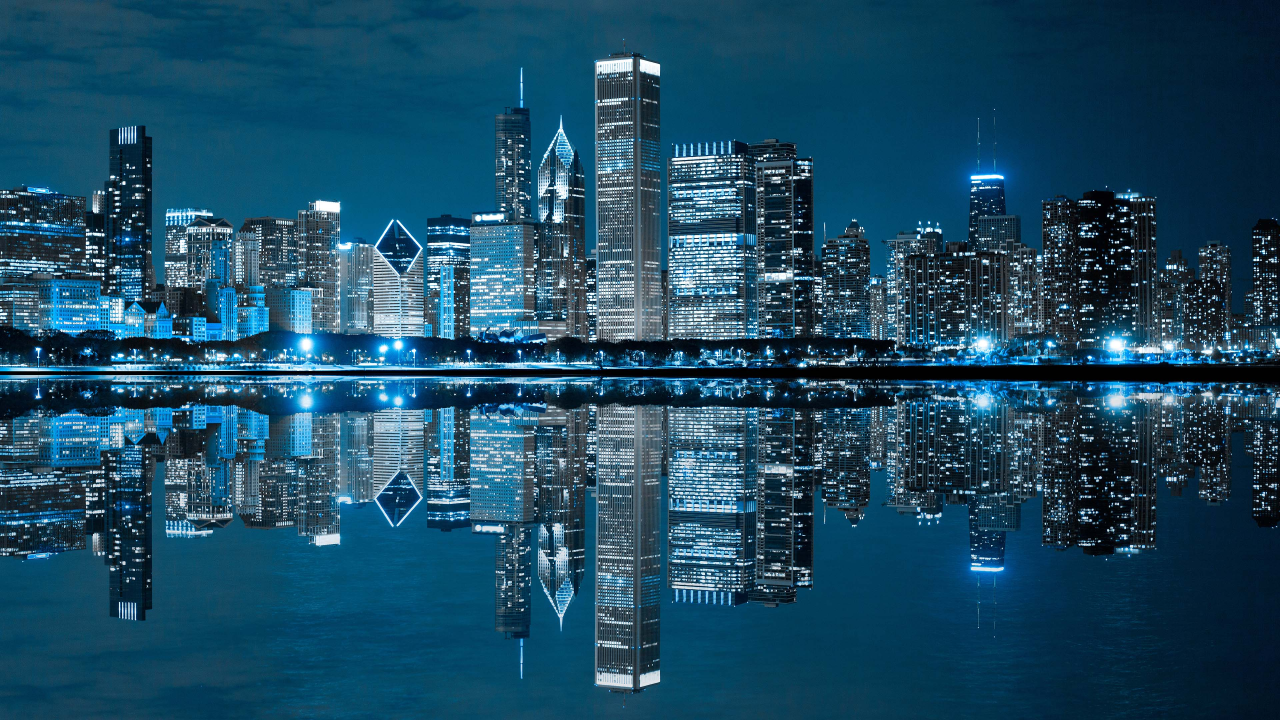
#> input picture Basic/ab.jpg, 3840 x 2160 px (shown at 1/3 size)
$ python bitwise.py
#> lines starting #> are read from the running program, lines starting #| are printed output that depends on the picture; after the words box and inside, x2 and y2 are one past the last pixel; in counts of white or black regions, pixels touching at a corner belong together
import cv2
import numpy as np

# Load two images
image1 = cv2.imread('ab.jpg')  # Ensure both images are the same size
#> image1 is the input picture: shape (2160, 3840, 3); mean B, G, R 99.4, 74.6, 27.9
image2 = cv2.imread('abs.jpg')
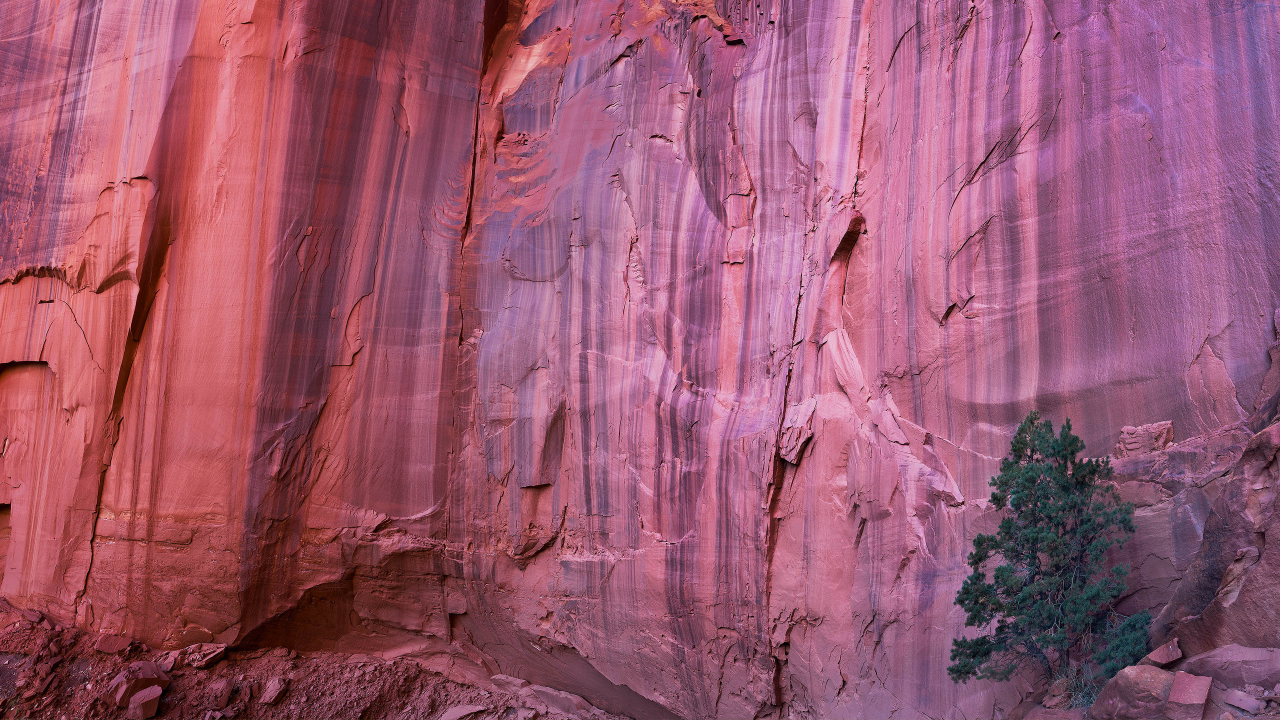
#> input picture Basic/abs.jpg, 3840 x 2160 px (shown at 1/3 size)
#> image2 is the input picture: shape (2160, 3840, 3); mean B, G, R 110.7, 87.2, 153.5

# Resize images to the same size for the bitwise operations
image1 = cv2.resize(image1, (600, 400))
#> image1: shape (400, 600, 3)
image2 = cv2.resize(image2, (600, 400))
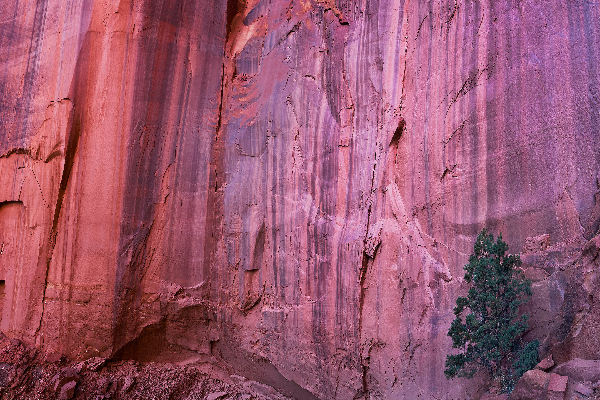
#> image2: shape (400, 600, 3); mean B, G, R 110.6, 87.1, 153.4

# Create a mask (example: a white rectangle in a black image)
mask = np.zeros(image1.shape, dtype=np.uint8)
cv2.rectangle(mask, (150, 100), (450, 300), (255, 255, 255), -1)  # White rectangle mask
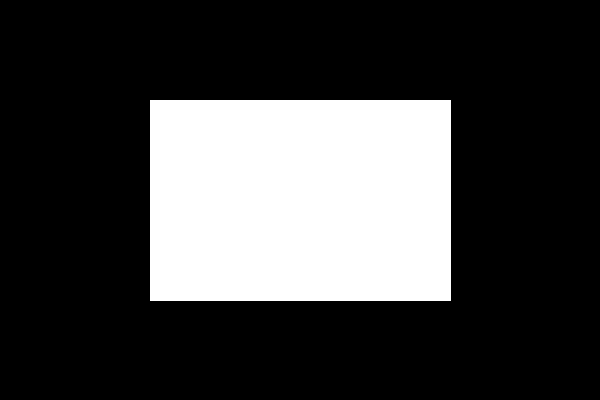
#> mask: shape (400, 600, 3); 25.2% white; 1 white region, box (x1, y1, x2, y2) and area: (150, 100, 451, 301) 60501

# Perform bitwise AND
bitwise_and = cv2.bitwise_and(image1, image2)
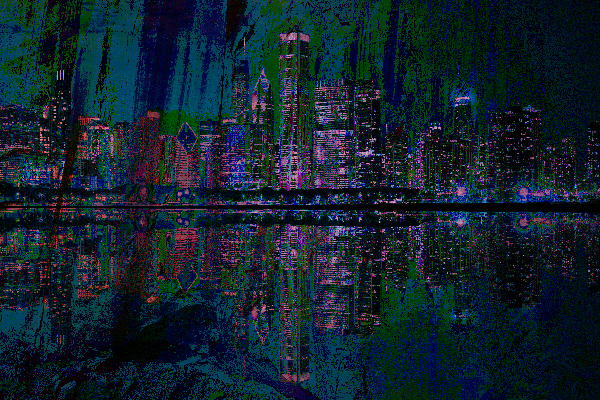
#> bitwise_and: shape (400, 600, 3); mean B, G, R 44.6, 34.4, 15.9

# Perform bitwise OR
bitwise_or = cv2.bitwise_or(image1, image2)
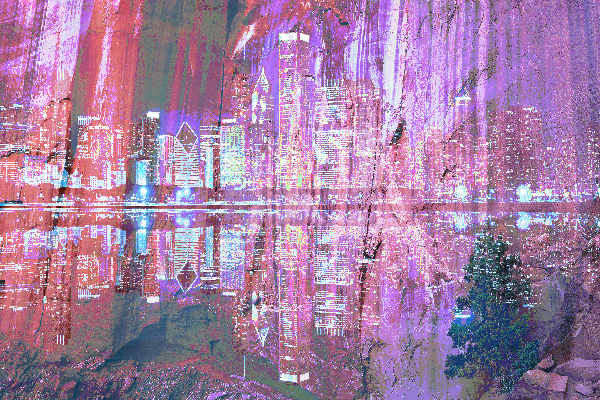
#> bitwise_or: shape (400, 600, 3); mean B, G, R 165.4, 127.4, 165.4

# Perform bitwise NOT on image1
bitwise_not = cv2.bitwise_not(image1)
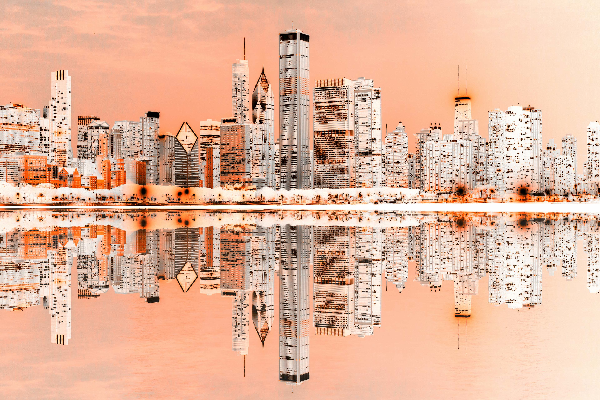
#> bitwise_not: shape (400, 600, 3); mean B, G, R 155.6, 180.4, 227.1

# Perform bitwise XOR
bitwise_xor = cv2.bitwise_xor(image1, image2)
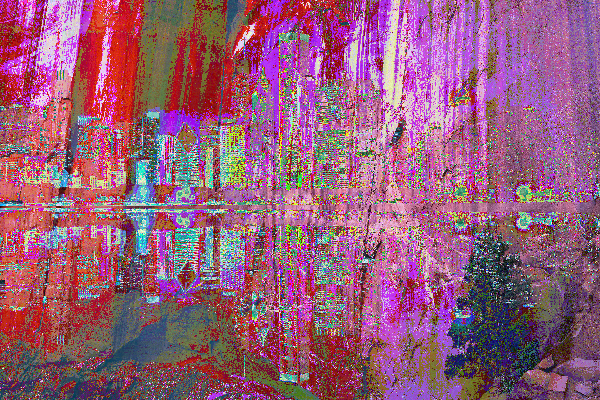
#> bitwise_xor: shape (400, 600, 3); mean B, G, R 120.9, 93, 149.5

# Show all the results in windows
cv2.imshow("Bitwise AND", bitwise_and)
cv2.imshow("Bitwise OR", bitwise_or)
cv2.imshow("Bitwise NOT", bitwise_not)
cv2.imshow("Bitwise XOR", bitwise_xor)

# Show the mask for demonstration
cv2.imshow("Mask", mask)

# Wait for key press and close all windows
cv2.waitKey(0)
cv2.destroyAllWindows()
